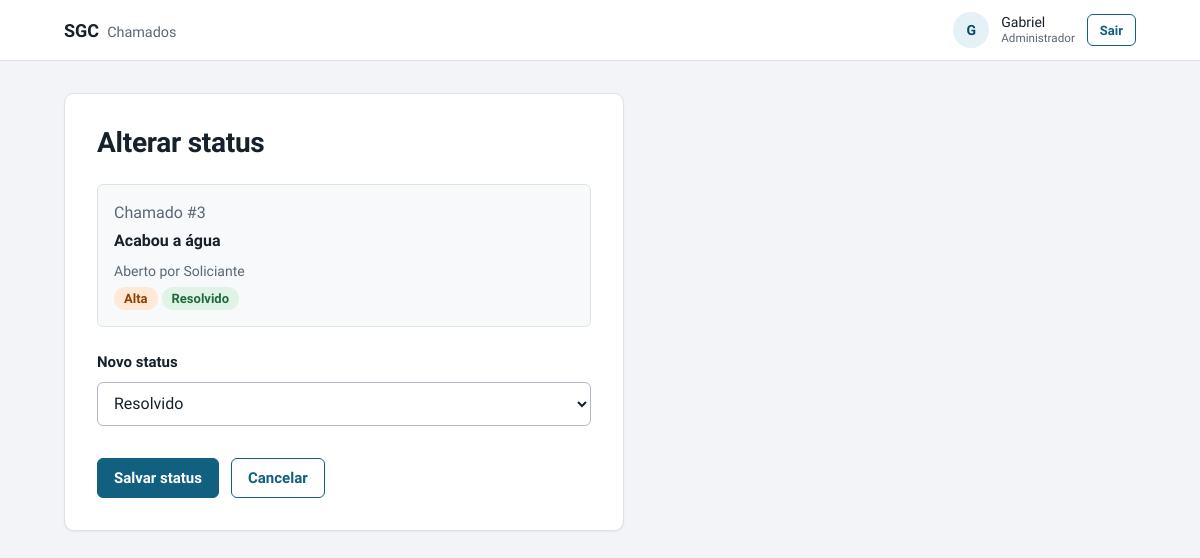
/alterar_status.php?id=3 (signed in), run on the app's committed database.
### tables this page shows
CREATE TABLE `chamado` (
  `id_chamado` int(11) NOT NULL AUTO_INCREMENT,
  `id_usuario` int(11) NOT NULL,
  `solucao` varchar(500) DEFAULT NULL,
  `data_prazo` datetime DEFAULT NULL,
  `prioridade` varchar(20) NOT NULL,
  `status` varchar(30) NOT NULL,
  `data_abertura` datetime NOT NULL,
  `descricao` varchar(500) DEFAULT NULL,
  `titulo` varchar(150) NOT NULL,
  `numero_chamado` int(11) NOT NULL,
  PRIMARY KEY (`id_chamado`),
  UNIQUE KEY `uq_chamado_numero` (`numero_chamado`),
  KEY `idx_chamado_usuario_status` (`id_usuario`,`status`),
  CONSTRAINT `fk_chamado_usuario` FOREIGN KEY (`id_usuario`) REFERENCES `usuario` (`id_usuario`)
);

CREATE TABLE `usuario` (
  `id_usuario` int(11) NOT NULL AUTO_INCREMENT,
  `email` varchar(150) NOT NULL,
  `nome` varchar(150) NOT NULL,
  `senha` varchar(255) NOT NULL,
  `perfil` varchar(50) NOT NULL,
  PRIMARY KEY (`id_usuario`),
  UNIQUE KEY `uq_usuario_email` (`email`)
);

### layout.php (the view, shortened to what this page needs)
<?php
function e($v) { return htmlspecialchars((string)$v, ENT_QUOTES, 'UTF-8'); }
function slug($s) {
    return ['Aberto'=>'aberto','Em atendimento'=>'atendimento','Resolvido'=>'resolvido',
            'Baixa'=>'baixa','Média'=>'media','Alta'=>'alta','Crítica'=>'critica'][$s] ?? 'baixa';
}
function badge($tipo, $valor) { return '<span class="badge ' . $tipo . '-' . slug($valor) . '">' . e($valor) . '</span>'; }
function carrega_chamado(PDO $pdo, $id) {
    $s = $pdo->prepare('SELECT c.*, u.nome AS solicitante FROM chamado c JOIN usuario u ON u.id_usuario = c.id_usuario WHERE c.id_chamado = ?');
    $s->execute([(int)$id]);
    return $s->fetch();
}
function resumo_chamado($c) {
    return '<div class="summary"><span class="num">Chamado #' . e($c['numero_chamado']) . '</span>'
         . '<span class="t-title">' . e($c['titulo']) . '</span>'
         . '<span class="t-sub">Aberto por ' . e($c['solicitante']) . '</span>'
         . '<span>' . badge('p', $c['prioridade']) . ' ' . badge('s', $c['status']) . '</span></div>';
}
function render_topo($titulo, $modo = 'app') {
    echo '<!DOCTYPE html><html lang="pt-BR"><head><meta charset="UTF-8"><meta name="viewport" content="width=device-width,initial-scale=1"><title>' . e($titulo) . ' – SGC</title>'
       . '<link rel="preconnect" href="https://fonts.googleapis.com"><link href="https://fonts.googleapis.com/css2?family=Public+Sans:wght@400;500;600;700&display=swap" rel="stylesheet">'
       . '<link rel="stylesheet" href="assets/style.css"></head><body>';
    if ($modo === 'auth') {
        echo '<main class="auth"><aside class="auth-side"><a class="brand" href="login.php">SGC<span>Gerenciamento de chamados</span></a>'
           . '<div><h2>Do pedido à solução, tudo registrado.</h2><p>Abra um chamado, acompanhe cada mudança de status e veja a solução proposta pela equipe.</p></div><div></div></aside>'
           . '<section class="auth-main"><div class="auth-box">';
    } else {
        $n = $_SESSION['nome'] ?? '';
        echo '<header class="topbar"><div class="topbar-in"><a class="brand" href="index.php">SGC<span>Chamados</span></a>'
           . '<div class="user"><div class="avatar" aria-hidden="true">' . e(mb_strtoupper(mb_substr($n, 0, 1))) . '</div>'
           . '<div class="user-info">' . e($n) . '<small>' . e($_SESSION['perfil'] ?? '') . '</small></div>'
           . '<a class="btn btn-ghost btn-sm" href="logout.php">Sair</a></div></div></header><main class="wrap">';
    }
}
function render_rodape() {
    echo ($GLOBALS['modo'] === 'auth') ? '</div></section></main>' : '</main>';
    echo '</body></html>';
}

### assets/style.css (style rules this page uses)
:root { --canvas:#F2F4F7;--surface:#fff;--ink:#17212B;--muted:#5B6775;--line:#DDE2E9;--brand:#12607F;--brand-dark:#0C4A63;--brand-tint:#E4F1F6;--danger:#A11A2B;--danger-tint:#FDE3E6;--ok:#1E6B3A;--ok-tint:#E1F3E7;--r-ctl:6px;--r-card:10px;--font:"Public Sans",system-ui,-apple-system,"Segoe UI",Roboto,sans-serif }
* { box-sizing:border-box }
body { margin:0;background:var(--canvas);color:var(--ink);font:400 16px/1.5 var(--font);-webkit-font-smoothing:antialiased }
a { color:var(--brand) }
.topbar { background:var(--surface);border-bottom:1px solid var(--line) }
.topbar-in { max-width:1120px;margin:0 auto;padding:12px 24px;display:flex;align-items:center;justify-content:space-between;gap:16px }
.brand { font-weight:700;font-size:1.125rem;color:var(--ink);text-decoration:none }
.brand span { font-weight:400;color:var(--muted);margin-left:8px;font-size:.9rem }
.user { display:flex;align-items:center;gap:12px }
.avatar { width:36px;height:36px;border-radius:50%;background:var(--brand-tint);color:var(--brand-dark);display:grid;place-items:center;font-weight:600;font-size:.875rem }
.user-info { line-height:1.25;font-size:.875rem }
.user-info small { display:block;color:var(--muted) }
.wrap { max-width:1120px;margin:0 auto;padding:32px 24px 64px }
.btn { display:inline-flex;align-items:center;justify-content:center;min-height:40px;padding:0 16px;border-radius:var(--r-ctl);border:1px solid var(--brand);background:var(--brand);color:#fff;font:600 .9375rem var(--font);text-decoration:none;cursor:pointer }
.btn-ghost { background:transparent;color:var(--brand) }
.btn-sm { min-height:32px;padding:0 12px;font-size:.8125rem }
.num { color:var(--muted);font-variant-numeric:tabular-nums;white-space:nowrap }
.t-title { font-weight:600 }
.t-sub { color:var(--muted);font-size:.875rem;margin-top:4px;max-width:60ch }
.badge { display:inline-block;padding:2px 10px;border-radius:999px;font-size:.8125rem;font-weight:600;white-space:nowrap }
.s-resolvido { background:var(--ok-tint);color:var(--ok) }
.p-alta { background:#FFE9D6;color:#8F3F00 }
.summary { display:grid;gap:4px;justify-items:start;padding:16px;background:#F8F9FB;border:1px solid var(--line);border-radius:var(--r-ctl);margin-bottom:24px }
@media (prefers-reduced-motion:no-preference) { .btn,.tab { transition:background .15s,color .15s } }

### data on the page
chamado: numero_chamado "3", titulo "Acabou a água", id_usuario.nome "Soliciante", prioridade "Alta Resolvido"

### other printed values
mb_strtoupper(mb_substr($n, 0, 1)) "G"
$n "Gabriel"
$_SESSION['perfil'] "Administrador"
form field status "Resolvido"
